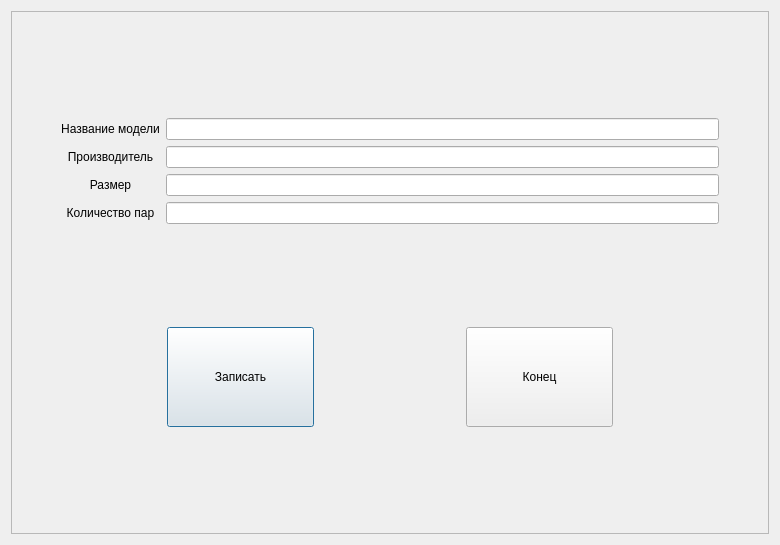
<?xml version="1.0" encoding="UTF-8"?>
<ui version="4.0">
 <class>AddForm</class>
 <widget class="QDialog" name="AddForm">
  <property name="geometry">
   <rect>
    <x>0</x>
    <y>0</y>
    <width>780</width>
    <height>545</height>
   </rect>
  </property>
  <property name="windowTitle">
   <string>Ввод/добавление записей</string>
  </property>
  <layout class="QVBoxLayout" name="verticalLayout_4">
   <item>
    <widget class="QFrame" name="frame">
     <property name="frameShape">
      <enum>QFrame::StyledPanel</enum>
     </property>
     <property name="frameShadow">
      <enum>QFrame::Raised</enum>
     </property>
     <layout class="QHBoxLayout" name="horizontalLayout_3">
      <item>
       <layout class="QVBoxLayout" name="verticalLayout_3">
        <item>
         <layout class="QHBoxLayout" name="horizontalLayout">
          <item>
           <spacer name="horizontalSpacer_2">
            <property name="orientation">
             <enum>Qt::Horizontal</enum>
            </property>
            <property name="sizeType">
             <enum>QSizePolicy::Preferred</enum>
            </property>
            <property name="sizeHint" stdset="0">
             <size>
              <width>40</width>
              <height>20</height>
             </size>
            </property>
           </spacer>
          </item>
          <item>
           <layout class="QVBoxLayout" name="verticalLayout_2">
            <item>
             <widget class="QLabel" name="label">
              <property name="text">
               <string>Название модели</string>
              </property>
              <property name="alignment">
               <set>Qt::AlignCenter</set>
              </property>
             </widget>
            </item>
            <item>
             <widget class="QLabel" name="label_2">
              <property name="text">
               <string>Производитель</string>
              </property>
              <property name="alignment">
               <set>Qt::AlignCenter</set>
              </property>
             </widget>
            </item>
            <item>
             <widget class="QLabel" name="label_3">
              <property name="text">
               <string>Размер</string>
              </property>
              <property name="alignment">
               <set>Qt::AlignCenter</set>
              </property>
             </widget>
            </item>
            <item>
             <widget class="QLabel" name="label_4">
              <property name="text">
               <string>Количество пар</string>
              </property>
              <property name="alignment">
               <set>Qt::AlignCenter</set>
              </property>
             </widget>
            </item>
           </layout>
          </item>
          <item>
           <layout class="QVBoxLayout" name="verticalLayout">
            <item>
             <widget class="QLineEdit" name="surnameLineEdit"/>
            </item>
            <item>
             <widget class="QLineEdit" name="nameLineEdit"/>
            </item>
            <item>
             <widget class="QLineEdit" name="phoneLineEdit"/>
            </item>
            <item>
             <widget class="QLineEdit" name="adressLineEdit"/>
            </item>
           </layout>
          </item>
          <item>
           <spacer name="horizontalSpacer">
            <property name="orientation">
             <enum>Qt::Horizontal</enum>
            </property>
            <property name="sizeType">
             <enum>QSizePolicy::Preferred</enum>
            </property>
            <property name="sizeHint" stdset="0">
             <size>
              <width>40</width>
              <height>20</height>
             </size>
            </property>
           </spacer>
          </item>
         </layout>
        </item>
        <item>
         <layout class="QHBoxLayout" name="horizontalLayout_2">
          <item>
           <spacer name="horizontalSpacer_3">
            <property name="orientation">
             <enum>Qt::Horizontal</enum>
            </property>
            <property name="sizeHint" stdset="0">
             <size>
              <width>40</width>
              <height>20</height>
             </size>
            </property>
           </spacer>
          </item>
          <item>
           <widget class="QPushButton" name="pushButton">
            <property name="sizePolicy">
             <sizepolicy hsizetype="Expanding" vsizetype="Expanding">
              <horstretch>0</horstretch>
              <verstretch>0</verstretch>
             </sizepolicy>
            </property>
            <property name="minimumSize">
             <size>
              <width>0</width>
              <height>0</height>
             </size>
            </property>
            <property name="maximumSize">
             <size>
              <width>16777215</width>
              <height>100</height>
             </size>
            </property>
            <property name="focusPolicy">
             <enum>Qt::StrongFocus</enum>
            </property>
            <property name="text">
             <string>Записать</string>
            </property>
            <property name="autoDefault">
             <bool>true</bool>
            </property>
            <property name="default">
             <bool>false</bool>
            </property>
           </widget>
          </item>
          <item>
           <spacer name="horizontalSpacer_5">
            <property name="orientation">
             <enum>Qt::Horizontal</enum>
            </property>
            <property name="sizeHint" stdset="0">
             <size>
              <width>40</width>
              <height>20</height>
             </size>
            </property>
           </spacer>
          </item>
          <item>
           <widget class="QPushButton" name="pushButton_3">
            <property name="sizePolicy">
             <sizepolicy hsizetype="Expanding" vsizetype="Fixed">
              <horstretch>0</horstretch>
              <verstretch>0</verstretch>
             </sizepolicy>
            </property>
            <property name="maximumSize">
             <size>
              <width>16777215</width>
              <height>100</height>
             </size>
            </property>
            <property name="text">
             <string>Конец</string>
            </property>
            <property name="autoDefault">
             <bool>true</bool>
            </property>
            <property name="default">
             <bool>false</bool>
            </property>
           </widget>
          </item>
          <item>
           <spacer name="horizontalSpacer_4">
            <property name="orientation">
             <enum>Qt::Horizontal</enum>
            </property>
            <property name="sizeHint" stdset="0">
             <size>
              <width>40</width>
              <height>20</height>
             </size>
            </property>
           </spacer>
          </item>
         </layout>
        </item>
       </layout>
      </item>
     </layout>
    </widget>
   </item>
  </layout>
 </widget>
 <resources/>
 <connections>
  <connection>
   <sender>pushButton_3</sender>
   <signal>clicked()</signal>
   <receiver>AddForm</receiver>
   <slot>close()</slot>
   <hints>
    <hint type="sourcelabel">
     <x>530</x>
     <y>335</y>
    </hint>
    <hint type="destinationlabel">
     <x>833</x>
     <y>498</y>
    </hint>
   </hints>
  </connection>
 </connections>
</ui>
